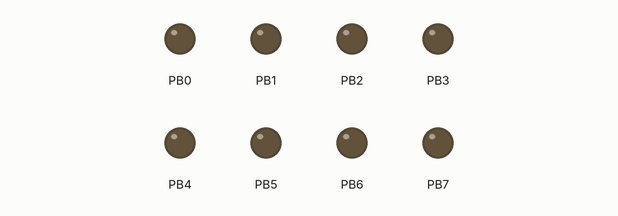
A program run on a simulated ATtiny13, built with avr-gcc and emulated at 9.6 MHz. Parts: output pins drawn as LEDs (lit = HIGH).

Above: at 0.05 s.
At 2.75 s:
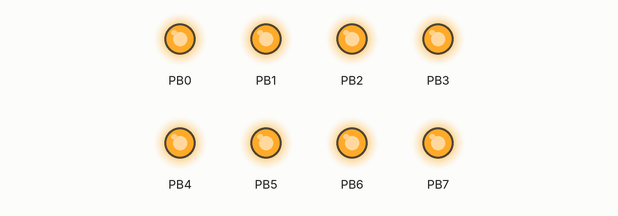
Timing chart, 0 to 3.0 s (numbered marks = the images above):
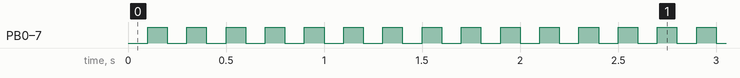

The program:

main.c
```c
/*
 * Blink.c
 *
 * Created: 4/14/2020 8:59:25 PM
 * Author : aman
 */

#include <avr/io.h>
#include <util/delay_basic.h>
#include <util/delay.h>
#include "Timmer.c"
#include "UART.c"


#define _NOP __asm__ __volatile__ ("nop");


int main(void)
{
	DDRB = 0xff;
	PORTB = 0xff;

	//setupCTC();
	while (1)
	{
		PORTB = 0X00;
		_delay_ms(100);
		PORTB = 0xFF;
		_delay_ms(100);
	}
}
```

Timmer.c
```c
#include <avr/interrupt.h>
void setupCTC()
{
		TCCR0A = 0;		// normal mode
		TCCR0B = 5;		// prescala selected as 5 = 1024
		TIMSK0 = 2;		// enable timer overflow interrupt
		sei();			// enable interrupt
}

ISR(TIM0_COMPA_vect)
{

}

ISR(TIM0_OVF_vect)
{
}
```

UART.c
```c
#define BAUD9600 250
#define BAUD19200 125
#define BAUD4800 500
#define DLY BAUD4800

void sbyte (int_fast8_t s)
{
	PORTB = 0x00; // start bit
	_delay_loop_2(DLY);
	int i = 0;
	while (i<8)
	{
		PORTB = 0xFE | s >> i;
		_delay_loop_2(DLY);
		i++;
	}
	// send end bit
	PORTB = 0xff;
	_delay_loop_2(DLY);

}
void swrite (const char *s)
{
	while (*s) sbyte(*s++);
}
```

Measured:
- by itself, PB0–7: alternates HIGH for 0.10 s and LOW for 0.10 s
